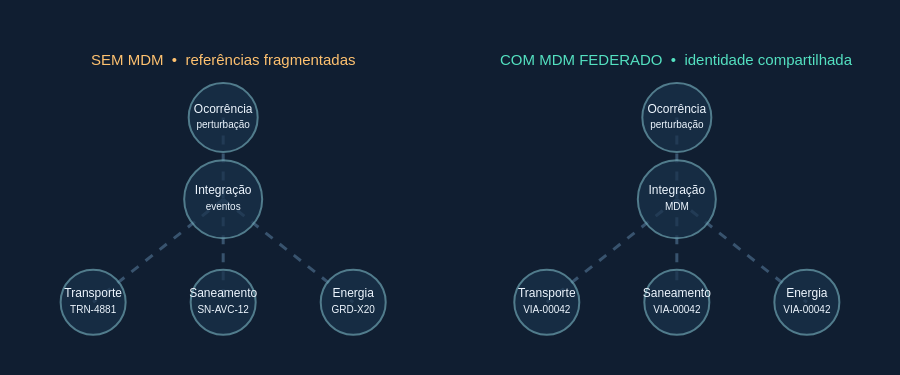

The code cell stored with this chart in its notebook:
### Markdown cell above
## 2. Executar o dashboard interativo
Execute a próxima célula. Use **Executar comparação**, **Próximo passo** ou **Reiniciar**. Se o gráfico não renderizar, confira a habilitação dos widgets no JupyterLab e recarregue o kernel.

### Code cell
# Smart City MDM - demonstracao interativa para JupyterLab
# Dependencias: ipywidgets>=8, plotly>=5, numpy>=1.24
from IPython.display import display, clear_output
import ipywidgets as widgets
import plotly.graph_objects as go
from plotly.subplots import make_subplots
import asyncio
import html

BG='#07111F'; PANEL='#101E31'; PANEL2='#14243A'; MUTED='#9DB1C8'; TEXT='#EFF7FF'; GREEN='#54E1C1'; AMBER='#FFC270'; RED='#FF7B86'; BLUE='#74B5FF'
EVENTS={
 'road':('Obra emergencial na Av. Central','Obras Públicas'),
 'water':('Rompimento de adutora na Av. Central','Saneamento'),
 'electric':('Falha elétrica na Av. Central','Energia'),
}
NODES={'event':(0.5,.90),'hub':(.5,.59),'transport':(.18,.20),'water':(.5,.20),'energy':(.82,.20)}
NAMES={'event':'Ocorrência','hub':'Integração','transport':'Transporte','water':'Saneamento','energy':'Energia'}
IDS={'transport':'TRN-4881','water':'SN-AVC-12','energy':'GRD-X20'}

STYLE='''<style>
.sc-title{background:linear-gradient(110deg,#132a43,#0d1929);padding:24px 27px;border:1px solid #294361;border-radius:18px;color:#f1f7ff;font-family:Arial,sans-serif}
.sc-kicker{font-size:11px;color:#54e1c1;font-weight:800;letter-spacing:2px}.sc-head{font-size:30px;line-height:1.18;font-weight:800;margin:9px 0}.sc-sub{font-size:14px;color:#a7bdd4;line-height:1.55}
.sc-metrics{display:grid;grid-template-columns:repeat(4,1fr);gap:10px;margin:8px 0;font-family:Arial,sans-serif}
.sc-metric{background:#14243a;border:1px solid #2a405a;border-radius:13px;padding:15px;color:#fff}.sc-metric small{display:block;color:#9db1c8;font-size:11px;margin-top:8px}.sc-metric strong{font-size:26px}
.sc-tag{background:#183b42;color:#75ebd2;border-radius:20px;padding:4px 9px;font-size:11px}
.sc-mapping,.sc-logs{background:#101e31;border:1px solid #263b56;border-radius:13px;padding:18px;color:#dae8f7;font-family:Arial,sans-serif;font-size:13px;line-height:1.65}
.sc-logs{max-height:235px;overflow:auto}.sc-logs .entry{border-bottom:1px solid #29405b;padding:4px 0}.sc-mapping table{border-collapse:collapse;width:100%}.sc-mapping td,.sc-mapping th{text-align:left;border-bottom:1px solid #2a405a;padding:8px}.sc-mapping th{color:#9db1c8}
.sc-foot{color:#9db1c8;font:12px Arial,sans-serif;line-height:1.5;padding:12px 3px}
</style>'''

def card(label,value,colour=TEXT):
 return f'<div class="sc-metric"><strong style="color:{colour}">{value}</strong><small>{label}</small></div>'

class SmartCityMDMDemo:
    """Experimento DIDATICO, deterministico e parametrizado (nao calibrado)."""
    def __init__(self):
        self.step_count=0; self.logs=[]; self.playing=False
        self.event=widgets.Dropdown(options=[(v[0],k) for k,v in EVENTS.items()],value='road',description='Ocorrência:',style={'description_width':'initial'},layout=widgets.Layout(width='390px'))
        self.speed=widgets.Dropdown(options=[('Lenta',1.15),('Normal',.60),('Rápida',.26)],value=.60,description='Ritmo:',style={'description_width':'initial'},layout=widgets.Layout(width='170px'))
        self.start=widgets.Button(description='▶ Executar comparação',button_style='success',layout=widgets.Layout(width='210px'))
        self.next=widgets.Button(description='→ Próximo passo',layout=widgets.Layout(width='155px'))
        self.reset_button=widgets.Button(description='↺ Reiniciar',layout=widgets.Layout(width='130px'))
        self.head=widgets.HTML(STYLE+'<div class="sc-title"><div class="sc-kicker">IA006 • CIÊNCIA DOS SISTEMAS COMPLEXOS</div><div class="sc-head">Uma cidade. Dois cenários.</div><div class="sc-sub">Modelagem ilustrativa: como referências semânticas compartilhadas podem afetar a coordenação de agentes urbanos?</div></div>')
        self.metrics=widgets.HTML()
        self.mapping=widgets.HTML('''<div class="sc-mapping"><strong>CATÁLOGO DE IDENTIDADES</strong><table><tr><th>Domínio</th><th>ID local</th><th>Entidade mestre</th></tr><tr><td>🚦 Transporte</td><td>TRN-4881</td><td>VIA-00042</td></tr><tr><td>💧 Saneamento</td><td>SN-AVC-12</td><td>VIA-00042</td></tr><tr><td>⚡ Energia</td><td>GRD-X20</td><td>VIA-00042</td></tr></table><p><b>Hipótese:</b> a reconciliação semântica pode reduzir ambiguidades e melhorar a coordenação.</p></div>''')
        self.logbox=widgets.HTML()
        self.chart=widgets.Output(layout=widgets.Layout(width='100%'))
        self.footer=widgets.HTML('<div class="sc-foot">⚠️ <b>Modelo conceitual.</b> Os passos e resultados são hipotéticos, definidos para fins didáticos. Não representam dados observados nem estimativas de ganhos de MDM em cidades reais. O MDM governa entidades; mensageria e operações permanecem sistemas independentes.</div>')
        self.start.on_click(self._start); self.next.on_click(self._next); self.reset_button.on_click(self._reset); self.event.observe(self._changed,names='value')
        self.ui=widgets.VBox([self.head,widgets.HBox([self.event,self.speed,self.start,self.next,self.reset_button],layout=widgets.Layout(flex_flow='row wrap',gap='9px',padding='12px 0')),self.metrics,self.chart,widgets.HBox([self.mapping,self.logbox],layout=widgets.Layout(gap='12px',align_items='stretch')),self.footer],layout=widgets.Layout(width='100%',max_width='1300px',gap='8px'))
        self.reset()

    def display(self): display(self.ui)
    def _changed(self,change): self.reset()
    def _reset(self,b): self.reset()
    def _next(self,b): self.playing=False; self.advance()
    def _start(self,b):
        if self.playing:return
        self.reset();self.playing=True
        asyncio.ensure_future(self._run())
    async def _run(self):
        while self.playing and self.step_count<7:
            self.advance()
            await asyncio.sleep(self.speed.value)
        self.playing=False
    def reset(self):
        self.playing=False;self.step_count=0
        self.logs=['Selecione uma ocorrência e execute a comparação, ou avance manualmente.']
        self.render()
    def advance(self):
        if self.step_count>=7: return
        self.step_count+=1
        s=self.step_count
        ev=EVENTS[self.event.value][0]
        if s==1:self.logs.append(f'T1 · Ambos — ocorrência registrada: {ev}.')
        if s==2:self.logs.extend(['T2 · Sem MDM — evento ainda sem correspondência universal.','T2 · Com MDM — AV-CENTRAL reconciliado com VIA-00042.'])
        if s==3:self.logs.extend(['T3 · Com MDM — 3 órgãos relacionaram a ocorrência à via.','T3 · Sem MDM — Transporte reconheceu a via; outras 2 correspondências pendentes.'])
        if s==4:self.logs.append('T4 · Sem MDM — iniciou reconciliação manual.')
        if s==5:self.logs.append('T5 · Sem MDM — Saneamento reconciliado.')
        if s==6:self.logs.append('T6 · Sem MDM — pendência no cadastro de Energia.')
        if s==7:self.logs.append('T7 · Sem MDM — último órgão informado. Comparação completa.')
        self.render()
    def _counts(self,with_mdm):
        s=self.step_count
        if with_mdm:return (3 if s>=3 else 0,0,3 if s>=3 else '—')
        return (3 if s>=7 else 2 if s>=5 else 1 if s>=3 else 0, 2 if 3<=s<5 else 1 if 5<=s<7 else 0, 7 if s>=7 else '—')
    def _diagram(self):
        fig=make_subplots(rows=1,cols=2,subplot_titles=['SEM MDM  •  referências fragmentadas','COM MDM FEDERADO  •  identidade compartilhada'],horizontal_spacing=.055)
        for col,mdm in [(1,False),(2,True)]:
            count,errors,_=self._counts(mdm)
            names=['event','hub','transport','water','energy']
            for dst in ['hub','transport','water','energy']:
                src='event' if dst=='hub' else 'hub'
                active=self.step_count>=2 if dst=='hub' else (self.step_count>=3 if mdm else self.step_count>= {'transport':3,'water':5,'energy':7}[dst])
                pending=not mdm and self.step_count>=3 and dst in ['water','energy'] and not active
                color=GREEN if active else AMBER if pending else '#38536e'
                dash='solid' if active else 'dash'
                fig.add_trace(go.Scatter(x=[NODES[src][0],NODES[dst][0]],y=[NODES[src][1],NODES[dst][1]],mode='lines',line=dict(color=color,width=3,dash=dash),hoverinfo='skip',showlegend=False),row=1,col=col)
            colors=[];sizes=[];labels=[];hover=[]
            for n in names:
                active= self.step_count>=1 if n=='event' else self.step_count>=2 if n=='hub' else (self.step_count>=3 if mdm else self.step_count>={'transport':3,'water':5,'energy':7}[n])
                pending=not mdm and self.step_count>=3 and n in ['water','energy'] and not active
                colors.append('#176b5e' if active else '#745029' if pending else '#19324b')
                sizes.append(78 if n=='hub' else 69 if n=='event' else 65)
                labels.append(NAMES[n]+('<br><span style="font-size:10px">'+('VIA-00042' if mdm and n not in ['event','hub'] else IDS[n] if n in IDS else 'MDM' if mdm and n=='hub' else 'eventos' if n=='hub' else 'perturbação')+'</span>'))
                hover.append(NAMES[n])
            fig.add_trace(go.Scatter(x=[NODES[n][0] for n in names],y=[NODES[n][1] for n in names],mode='markers+text',marker=dict(size=sizes,color=colors,line=dict(color='#6da4b3',width=2)),text=labels,textposition='middle center',textfont=dict(size=12,color=TEXT),hovertext=hover,hoverinfo='text',showlegend=False),row=1,col=col)
        fig.update_xaxes(visible=False,range=[0,1],fixedrange=True)
        fig.update_yaxes(visible=False,range=[0,1.08],fixedrange=True,scaleanchor=None)
        fig.update_layout(paper_bgcolor=PANEL,plot_bgcolor=PANEL,margin=dict(l=20,r=20,t=70,b=20),height=375,font=dict(color=TEXT,family='Arial'),showlegend=False)
        for a in fig.layout.annotations: a.font=dict(size=15,color=GREEN if 'COM MDM' in a.text else AMBER)
        return fig
    def render(self):
        left=self._counts(False);right=self._counts(True)
        self.metrics.value='<div class="sc-metrics">'+card('Órgãos informados • sem MDM',f'{left[0]}/3',AMBER)+card('Divergências pendentes',str(left[1]),AMBER)+card('Órgãos informados • com MDM',f'{right[0]}/3',GREEN)+card('Passos até completar • sem/com MDM',f'{left[2]} / {right[2]}',BLUE)+'</div>'
        self.logbox.value='<div class="sc-logs"><b>RASTREAMENTO DA SIMULAÇÃO</b><div style="margin-top:10px">'+''.join('<div class="entry">'+html.escape(x)+'</div>' for x in reversed(self.logs))+'</div></div>'
        with self.chart:
            clear_output(wait=True)
            display(self._diagram())

simulador=SmartCityMDMDemo()
simulador.display()

### Figure 1 — Plotly figure (JSON) as saved in the notebook; plotly's stock layout.template omitted (floating-point values rounded to 4 significant figures)
{"data": [{"hoverinfo": "skip", "line": {"color": "#38536e", "dash": "dash", "width": 3}, "mode": "lines", "showlegend": false, "type": "scatter", "x": [0.5, 0.5], "xaxis": "x", "y": [0.9, 0.59], "yaxis": "y"}, {"hoverinfo": "skip", "line": {"color": "#38536e", "dash": "dash", "width": 3}, "mode": "lines", "showlegend": false, "type": "scatter", "x": [0.5, 0.18], "xaxis": "x", "y": [0.59, 0.2], "yaxis": "y"}, {"hoverinfo": "skip", "line": {"color": "#38536e", "dash": "dash", "width": 3}, "mode": "lines", "showlegend": false, "type": "scatter", "x": [0.5, 0.5], "xaxis": "x", "y": [0.59, 0.2], "yaxis": "y"}, {"hoverinfo": "skip", "line": {"color": "#38536e", "dash": "dash", "width": 3}, "mode": "lines", "showlegend": false, "type": "scatter", "x": [0.5, 0.82], "xaxis": "x", "y": [0.59, 0.2], "yaxis": "y"}, {"hoverinfo": "text", "hovertext": ["Ocorrência", "Integração", "Transporte", "Saneamento", "Energia"], "marker": {"color": ["#19324b", "#19324b", "#19324b", "#19324b", "#19324b"], "line": {"color": "#6da4b3", "width": 2}, "size": [69, 78, 65, 65, 65]}, "mode": "markers+text", "showlegend": false, "text": ["Ocorrência<br><span style=\"font-size:10px\">perturbação</span>", "Integração<br><span style=\"font-size:10px\">eventos</span>", "Transporte<br><span style=\"font-size:10px\">TRN-4881</span>", "Saneamento<br><span style=\"font-size:10px\">SN-AVC-12</span>", "Energia<br><span style=\"font-size:10px\">GRD-X20</span>"], "textfont": {"color": "#EFF7FF", "size": 12}, "textposition": "middle center", "type": "scatter", "x": [0.5, 0.5, 0.18, 0.5, 0.82], "xaxis": "x", "y": [0.9, 0.59, 0.2, 0.2, 0.2], "yaxis": "y"}, {"hoverinfo": "skip", "line": {"color": "#38536e", "dash": "dash", "width": 3}, "mode": "lines", "showlegend": false, "type": "scatter", "x": [0.5, 0.5], "xaxis": "x2", "y": [0.9, 0.59], "yaxis": "y2"}, {"hoverinfo": "skip", "line": {"color": "#38536e", "dash": "dash", "width": 3}, "mode": "lines", "showlegend": false, "type": "scatter", "x": [0.5, 0.18], "xaxis": "x2", "y": [0.59, 0.2], "yaxis": "y2"}, {"hoverinfo": "skip", "line": {"color": "#38536e", "dash": "dash", "width": 3}, "mode": "lines", "showlegend": false, "type": "scatter", "x": [0.5, 0.5], "xaxis": "x2", "y": [0.59, 0.2], "yaxis": "y2"}, {"hoverinfo": "skip", "line": {"color": "#38536e", "dash": "dash", "width": 3}, "mode": "lines", "showlegend": false, "type": "scatter", "x": [0.5, 0.82], "xaxis": "x2", "y": [0.59, 0.2], "yaxis": "y2"}, {"hoverinfo": "text", "hovertext": ["Ocorrência", "Integração", "Transporte", "Saneamento", "Energia"], "marker": {"color": ["#19324b", "#19324b", "#19324b", "#19324b", "#19324b"], "line": {"color": "#6da4b3", "width": 2}, "size": [69, 78, 65, 65, 65]}, "mode": "markers+text", "showlegend": false, "text": ["Ocorrência<br><span style=\"font-size:10px\">perturbação</span>", "Integração<br><span style=\"font-size:10px\">MDM</span>", "Transporte<br><span style=\"font-size:10px\">VIA-00042</span>", "Saneamento<br><span style=\"font-size:10px\">VIA-00042</span>", "Energia<br><span style=\"font-size:10px\">VIA-00042</span>"], "textfont": {"color": "#EFF7FF", "size": 12}, "textposition": "middle center", "type": "scatter", "x": [0.5, 0.5, 0.18, 0.5, 0.82], "xaxis": "x2", "y": [0.9, 0.59, 0.2, 0.2, 0.2], "yaxis": "y2"}], "layout": {"annotations": [{"font": {"color": "#FFC270", "size": 15}, "showarrow": false, "text": "SEM MDM  •  referências fragmentadas", "x": 0.2362, "xanchor": "center", "xref": "paper", "y": 1.0, "yanchor": "bottom", "yref": "paper"}, {"font": {"color": "#54E1C1", "size": 15}, "showarrow": false, "text": "COM MDM FEDERADO  •  identidade compartilhada", "x": 0.7637, "xanchor": "center", "xref": "paper", "y": 1.0, "yanchor": "bottom", "yref": "paper"}], "font": {"color": "#EFF7FF", "family": "Arial"}, "height": 375, "margin": {"b": 20, "l": 20, "r": 20, "t": 70}, "paper_bgcolor": "#101E31", "plot_bgcolor": "#101E31", "showlegend": false, "xaxis": {"anchor": "y", "domain": [0.0, 0.4725], "fixedrange": true, "range": [0, 1], "visible": false}, "xaxis2": {"anchor": "y2", "domain": [0.5275, 1.0], "fixedrange": true, "range": [0, 1], "visible": false}, "yaxis": {"anchor": "x", "domain": [0.0, 1.0], "fixedrange": true, "range": [0, 1.08], "visible": false}, "yaxis2": {"anchor": "x2", "domain": [0.0, 1.0], "fixedrange": true, "range": [0, 1.08], "visible": false}}}
